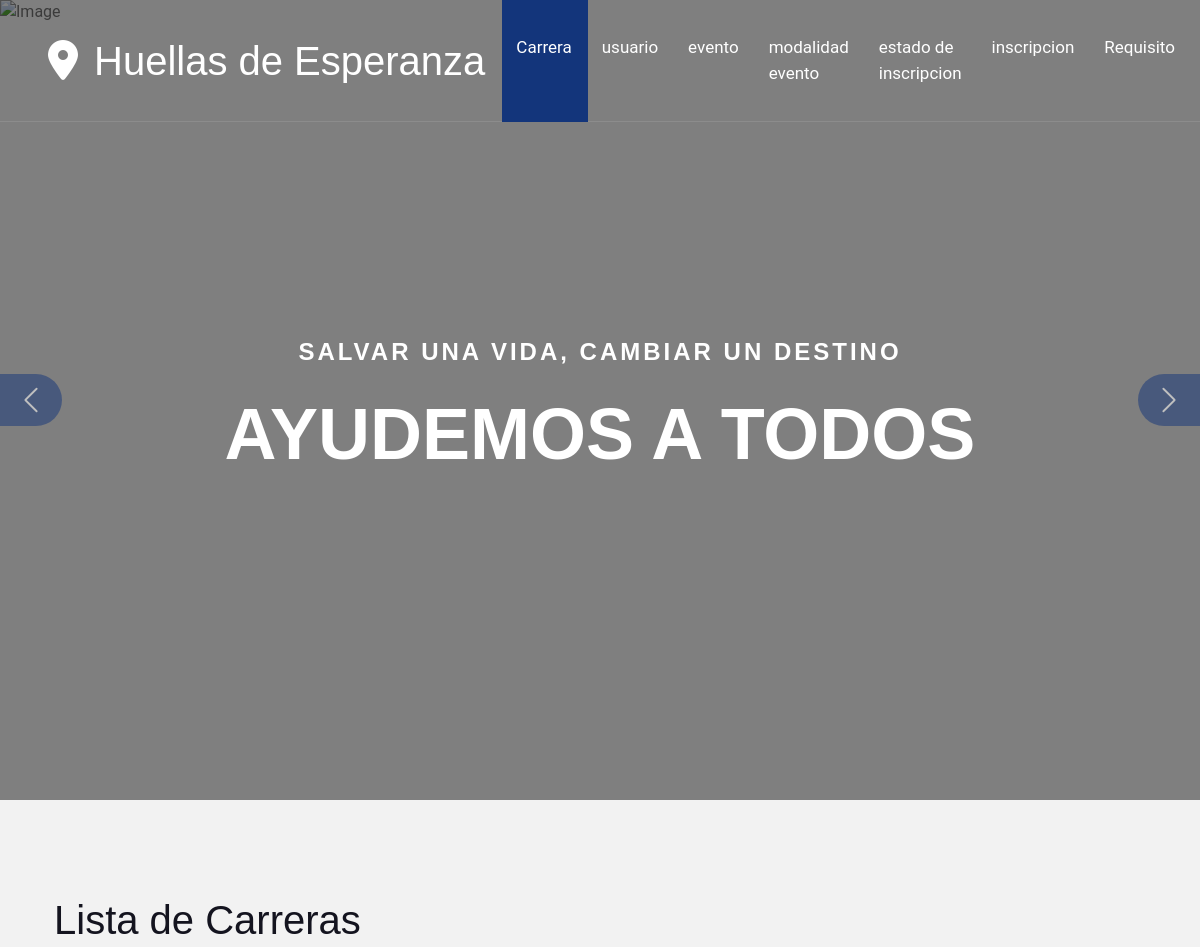
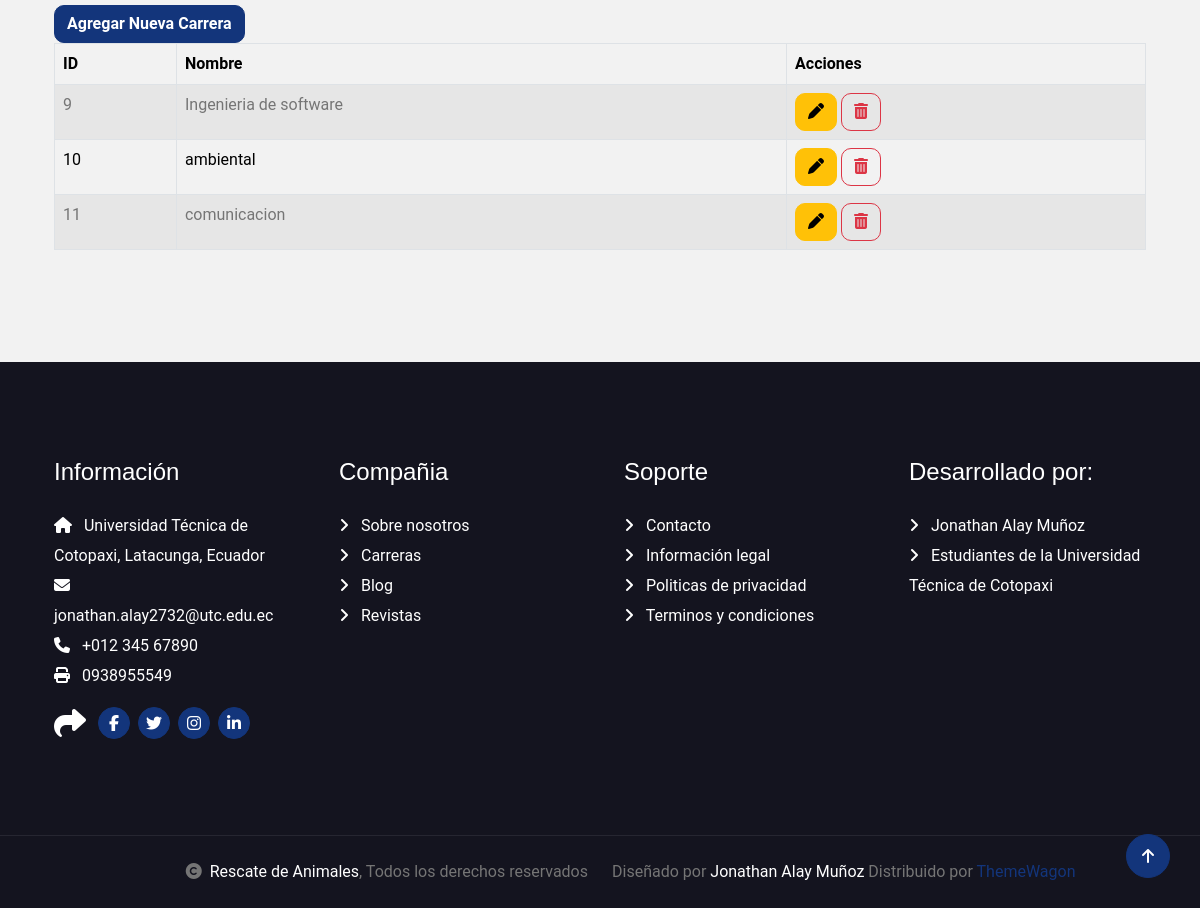
The page / on the database its author committed (2 pictures, top to bottom).
### Aplicaciones/Eventos/models.py (models this page shows, shortened)
class Carrera(models.Model):
    nombre = models.CharField(max_length=100)

### Aplicaciones/Eventos/views.py (the view)
# urls.py: path('', views.carrera),
def carrera(request):
    registros = Carrera.objects.all()
    return render(request, "carrera.html", {'carreras': registros})

### Aplicaciones/Eventos/templates/carrera.html (shortened to what this page needs)
{% extends "./plantilla.html" %}
{% block contenido %}
<h1>Lista de Carreras</h1>
<a href="/nuevoCarrera" class="btn btn-primary">Agregar Nueva Carrera</a>
<table class ="table table-bordered table-striped table-hover " id ="tbl_carreras">
    <thead>
        <tr>
            <th>ID</th>
            <th>Nombre</th>
            <th>Acciones</th>
        </tr>
    </thead>
    <tbody>
        {% for carrera in carreras %}
        <tr>
            <td>{{ carrera.id }}</td>
            <td>{{ carrera.nombre }}</td>
            <td>
                <a href="/editarCarrera/{{ carrera.id }}" class="btn btn-warning"><i class ="fa fa-pen"> </i></a>
                <a href="#" onclick="eliminarCarrera({{ carrera.id }})" class="btn btn-outline-danger">
                    <i class="fa fa-trash"></i>
               </a>
            </td>
        </tr>
        {% endfor %}
    </tbody>
</table>
{% endblock%}

### GestionJA/static/plantilla/travela/css/style.css (style rules this page uses)
.btn { font-weight: 600; transition: .5s; }
.btn.btn-primary { box-shadow: inset 0 0 0 0 var(--bs-primary); }

### rows shown on the page
Carrera: id "9", nombre "Ingenieria de software"
Carrera: id "10", nombre "ambiental"
Carrera: id "11", nombre "comunicacion"
